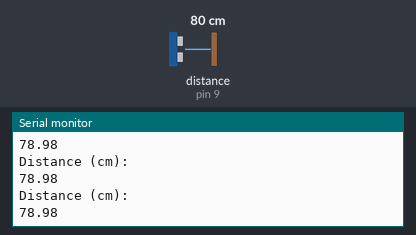
This sketch was run on a simulated Arduino Uno, built with avr-gcc and run on an emulated ATmega328P. Shown: the last lines printed to the serial monitor. Wiring (inferred from the names in the program): ultrasonic range finder: trigger pin 10; echo pin 9. The test bench sets the inputs (shaded band); at power-on: distance to the obstacle (sensor on pin 9) 80 cm. The echo pulse lasts 58.3 µs per cm.

Above: at 1.3 s.
1.4 s: distance to the obstacle (sensor on pin 9) set to 2 cm
At 1.72 s:
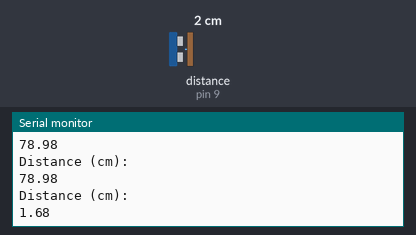
2.9 s: distance to the obstacle (sensor on pin 9) set to 4 cm
At 2.97 s:
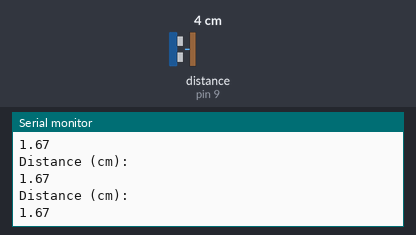
4.4 s: distance to the obstacle (sensor on pin 9) set to 120 cm
At 4.48 s:
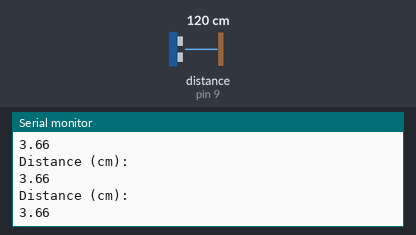
Timing chart, 0 to 7.4 s (numbered marks = the images above; inputs shaded):
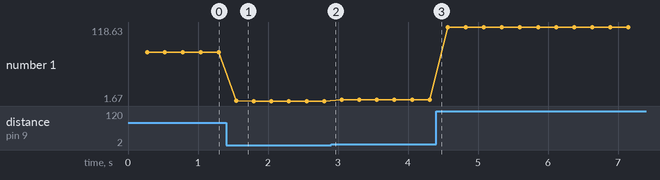

Measured:
- after the input at 1.4 s, the serial monitor: prints a new line after 0.15 s (image 1)
- plotted number 1: 78.98 → 1.67 after the input at 1.4 s, 1.67 → 3.66 after the input at 2.9 s, 3.66 → 118.63 after the input at 4.4 s

The sketch:

Ultrasonic.ino
```cpp
int trig = 10;
int echo = 9;

long duration;
float distance;

void setup()
{
pinMode(trig,OUTPUT);
pinMode(echo,INPUT);
Serial.begin(9600);

}

void loop()
{
  digitalWrite(trig,LOW);
  delay(250);

  digitalWrite(trig,HIGH);
  delayMicroseconds(10);
  digitalWrite(trig,LOW);

  duration =  pulseIn(echo,HIGH);
  distance = duration*0.034/2;
  Serial.println("Distance (cm):");
  Serial.println(distance);
}
```
